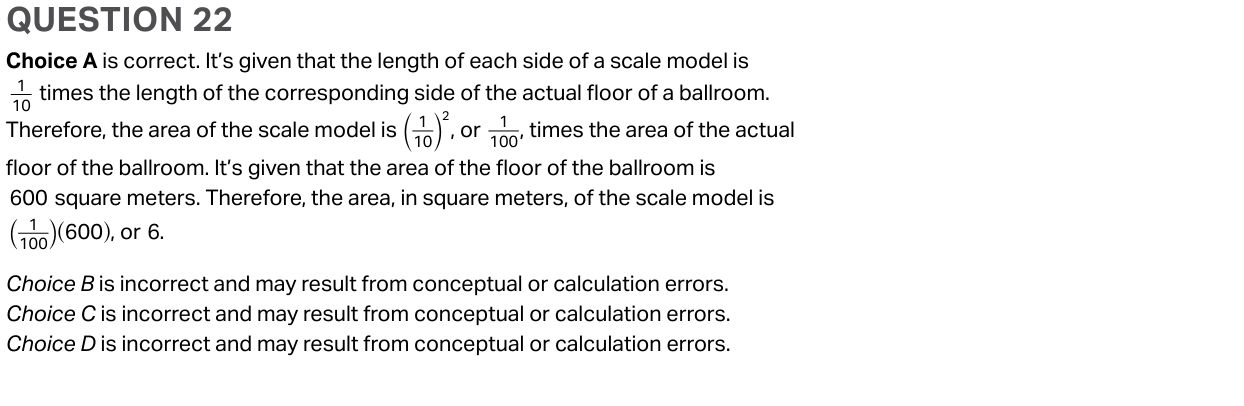
#> input picture assets/math/e-t10-m1-22.png, 1244 x 406 px
$ python -i layout.py   (imports and definitions only)
#> lines starting #> are read from the running program, lines starting #| are printed output that depends on the picture; after the words box and inside, x2 and y2 are one past the last pixel; in counts of white or black regions, pixels touching at a corner belong together
#> further down, picture is the input picture: PIL image 1244x406 RGB; mean R, G, B 241.3, 241.3, 241.3
#!/usr/bin/env python
"""Page-layout helpers shared by the question croppers.

Every Digital SAT practice-test question starts with a grey header bar holding
the question number as WHITE text in a dark box. That white span is the only
reliable question-label signature: plain black digits on the page belong to
figures (axis ticks, fraction parts, table cells) and must be ignored.

Pages alternate between two left margins (36pt / 54pt). A page is either two
columns (each ~242pt wide) or, for a few wide questions, a single full-width
column (its header bar is wider than a normal column).

A module is treated as one continuous "flow" of column regions in reading
order (page by page, left column then right column). Question N's content is
everything in that flow from its label to label N+1, which may span a column
or page break.
"""
import io, re
import fitz
from PIL import Image, ImageChops

TOP, BOT = 104, 742          # content band (below running header, above footer)
COL_W = 256                  # left-column crop width from the margin (stops short
                             # of the dotted column divider at margin+261)
RIGHT_OFF = 272              # right-column start offset from the margin
PAGE_W = 534                 # full content width from the margin (+ slack)
WIDE_BAR = 280               # a header bar wider than this marks a full-width page


# [52 lines left out: functions page_sections, crosses_gutter, _bars, white_labels, not called in this run]


class ModuleFlow:
    """Column regions of one (section, module), in reading order, plus labels."""

    # [52 lines left out: functions __init__, _stop_position, not called in this run]

    def numbers(self):
        return sorted(self.labels)

    # [51 lines left out: functions pieces, text, render, not called in this run]


def trim(im, pad=8):
    """Crop surrounding whitespace; None if the image is blank."""
#> called with pad = 8
    bg = Image.new("RGB", im.size, "white")
#> bg: PIL image 1244x406 RGB; every value is 255
    diff = ImageChops.difference(im, bg).convert("L").point(lambda v: 255 if v > 24 else 0)
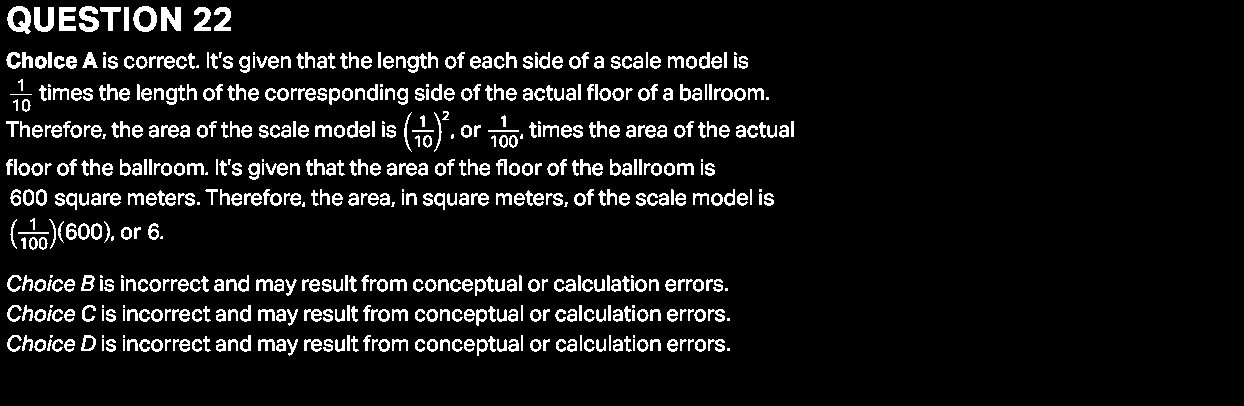
#> diff: PIL image 1244x406 L; 8.1% white; 564 white regions (42 under 20 px), largest, box (x1, y1, x2, y2) and area: (7, 6, 31, 34) 378, (161, 7, 181, 31) 359, (133, 6, 157, 32) 337
    bbox = diff.getbbox()
#> bbox = (6, 6, 794, 356)
    if not bbox:
        return None
    l, t, r, b = bbox
#> l = 6; t = 6; r = 794; b = 356
    return im.crop((max(0, l - pad), max(0, t - pad), min(im.width, r + pad), min(im.height, b + pad)))
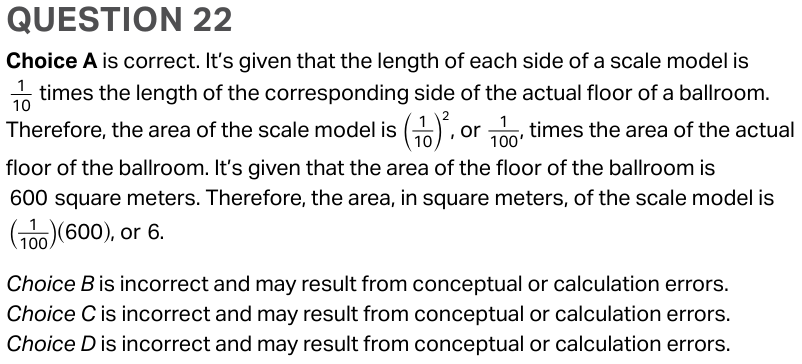
#> returned value: PIL image 802x364 RGB; mean R, G, B 231.3, 231.3, 231.3


# [14 lines left out: function stitch, not called in this run]

>>> from PIL import Image
>>> picture = Image.open('../assets/math/e-t10-m1-22.png')
>>> result = trim(picture)

$ run again, on assets/math/e-t10-m1-24.png
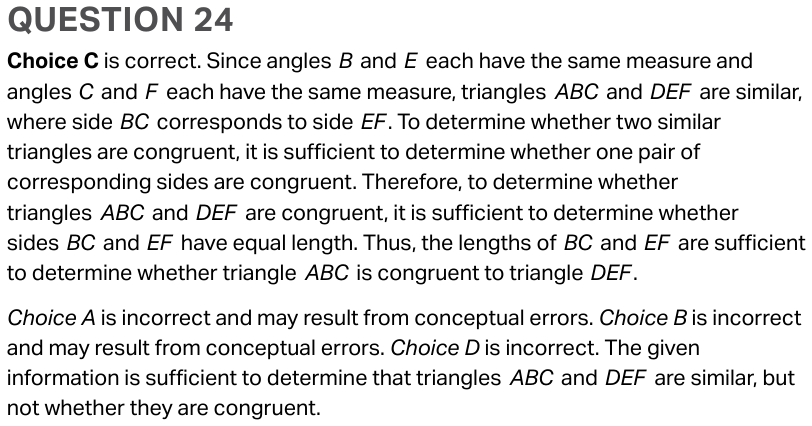
#> input picture assets/math/e-t10-m1-24.png, 812 x 426 px
#> picture is the input picture: PIL image 812x426 RGB; mean R, G, B 227.7, 227.7, 227.7
#> bg: PIL image 812x426 RGB; every value is 255
#> in trim, `diff = ImageChops.difference(im, bg).convert("L").point(lambda v: 255 ..`:
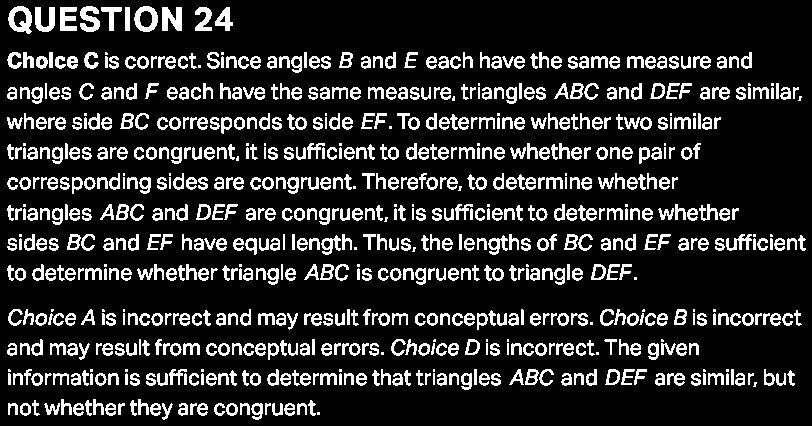
#> diff: PIL image 812x426 L; 16% white in thin lines or dots
#> bbox = (7, 6, 806, 420)
#> l = 7; t = 6; r = 806; b = 420

$ run again, on assets/math/e-t10-m1-8.png
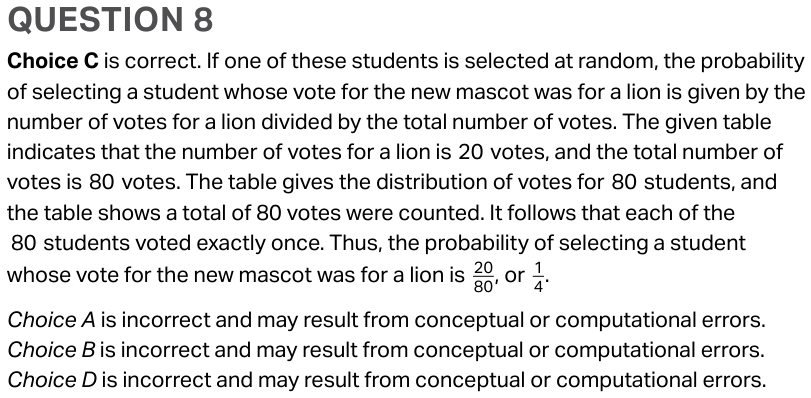
#> input picture assets/math/e-t10-m1-8.png, 811 x 398 px
#> picture is the input picture: PIL image 811x398 RGB; mean R, G, B 226.6, 226.6, 226.6
#> bg: PIL image 811x398 RGB; every value is 255
#> in trim, `diff = ImageChops.difference(im, bg).convert("L").point(lambda v: 255 ..`:
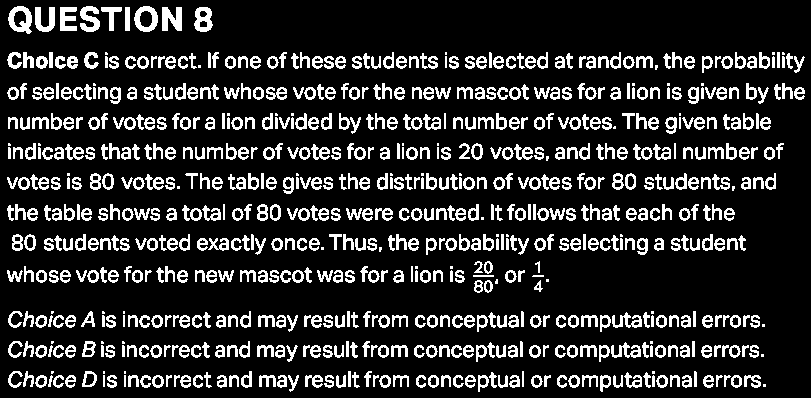
#> diff: PIL image 811x398 L; 16.7% white in thin lines or dots
#> bbox = (7, 6, 805, 392)
#> l = 7; t = 6; r = 805; b = 392

$ run again, on assets/math/e-t10-m2-12.png
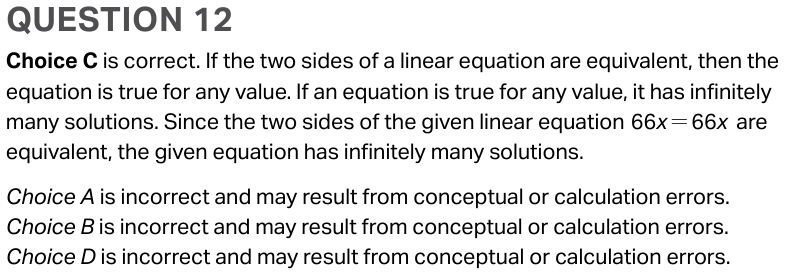
#> input picture assets/math/e-t10-m2-12.png, 785 x 275 px
#> picture is the input picture: PIL image 785x275 RGB; mean R, G, B 228.1, 228.1, 228.1
#> bg: PIL image 785x275 RGB; every value is 255
#> in trim, `diff = ImageChops.difference(im, bg).convert("L").point(lambda v: 255 ..`:
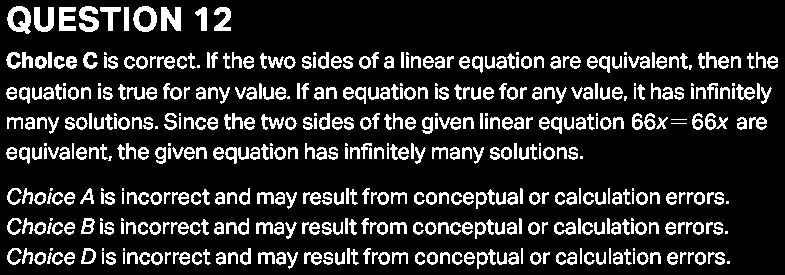
#> diff: PIL image 785x275 L; 15.8% white; 488 white regions (48 under 20 px), largest, box (x1, y1, x2, y2) and area: (7, 6, 31, 34) 378, (161, 7, 181, 31) 359, (133, 6, 157, 32) 337
#> bbox = (6, 6, 778, 269)
#> l = 6; r = 778; b = 269
